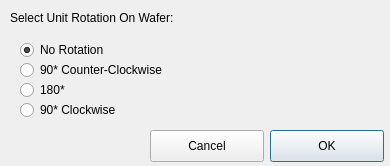
<?xml version="1.0" encoding="UTF-8"?>
<ui version="4.0">
 <class>SelectUnitRotation</class>
 <widget class="QDialog" name="SelectUnitRotation">
  <property name="geometry">
   <rect>
    <x>0</x>
    <y>0</y>
    <width>390</width>
    <height>166</height>
   </rect>
  </property>
  <property name="sizePolicy">
   <sizepolicy hsizetype="Fixed" vsizetype="Fixed">
    <horstretch>0</horstretch>
    <verstretch>0</verstretch>
   </sizepolicy>
  </property>
  <property name="minimumSize">
   <size>
    <width>390</width>
    <height>166</height>
   </size>
  </property>
  <property name="maximumSize">
   <size>
    <width>390</width>
    <height>166</height>
   </size>
  </property>
  <property name="windowTitle">
   <string>Select Unit Rotation On Wafer</string>
  </property>
  <widget class="QRadioButton" name="rbNoRot">
   <property name="geometry">
    <rect>
     <x>20</x>
     <y>40</y>
     <width>102</width>
     <height>20</height>
    </rect>
   </property>
   <property name="text">
    <string>No Rotation</string>
   </property>
   <property name="checked">
    <bool>true</bool>
   </property>
  </widget>
  <widget class="QRadioButton" name="rbCCRot">
   <property name="geometry">
    <rect>
     <x>20</x>
     <y>60</y>
     <width>181</width>
     <height>20</height>
    </rect>
   </property>
   <property name="text">
    <string>90* Counter-Clockwise</string>
   </property>
  </widget>
  <widget class="QRadioButton" name="rb180Rot">
   <property name="geometry">
    <rect>
     <x>20</x>
     <y>80</y>
     <width>102</width>
     <height>20</height>
    </rect>
   </property>
   <property name="text">
    <string>180*</string>
   </property>
  </widget>
  <widget class="QRadioButton" name="rbCRot">
   <property name="geometry">
    <rect>
     <x>20</x>
     <y>100</y>
     <width>111</width>
     <height>20</height>
    </rect>
   </property>
   <property name="text">
    <string>90* Clockwise</string>
   </property>
  </widget>
  <widget class="QLabel" name="label">
   <property name="geometry">
    <rect>
     <x>10</x>
     <y>10</y>
     <width>201</width>
     <height>16</height>
    </rect>
   </property>
   <property name="text">
    <string>Select Unit Rotation On Wafer:</string>
   </property>
  </widget>
  <widget class="QPushButton" name="btnOK">
   <property name="geometry">
    <rect>
     <x>270</x>
     <y>130</y>
     <width>114</width>
     <height>32</height>
    </rect>
   </property>
   <property name="text">
    <string>OK</string>
   </property>
   <property name="default">
    <bool>true</bool>
   </property>
  </widget>
  <widget class="QPushButton" name="btnCancel">
   <property name="geometry">
    <rect>
     <x>150</x>
     <y>130</y>
     <width>114</width>
     <height>32</height>
    </rect>
   </property>
   <property name="text">
    <string>Cancel</string>
   </property>
  </widget>
 </widget>
 <resources/>
 <connections/>
</ui>
